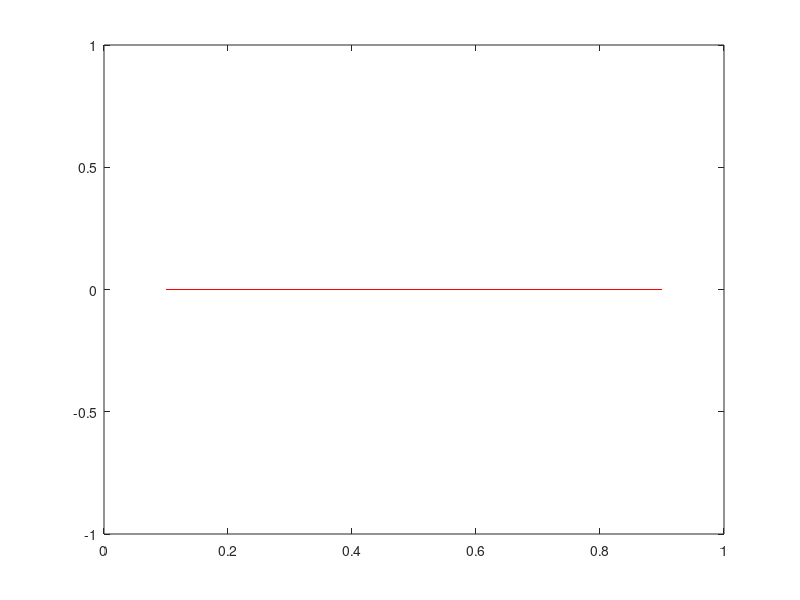

Reproduce this figure in MATLAB. (Note: this script raises an error after producing the figure.)
%%%%%%%%%%%%%%%%%%%%%%%%%%%%%%%%%%%%%%%%%%%%%%%%%%%%%%%%%%%%%
% AM 260, UC Santa Cruz
% Written by Prof. Dongwook Lee
% A template code for solving the 1D linear scalar equation
% u_t + a u_x = 0 using the upwind method
%%%%%%%%%%%%%%%%%%%%%%%%%%%%%%%%%%%%%%%%%%%%%%%%%%%%%%%%%%%%%


clf;
clear all;
disp('Solving a linear advection problem:');


% take user's input for grid resolution
N=input('How many grid cells? = ');

% domain x_beg
xa=0;

% domain x_end
xb=1;

% grid delta
dx = (xb-xa)/N;

% two guardcells on each side
ngc=2;

% initialize your grid
x(ngc+1:N+ngc)=linspace(xa+0.5*dx,xb-0.5*dx,N);
for i=1:ngc;
    x(i)       = x(ngc+1) - i*dx;
    x(i+N+ngc) = x(N+ngc) + i*dx;
end
    
%initialize to zero
u(1:N+2*ngc)=0.;
u_init = u;


% choose an initial profile
disp('Choose IC:');
disp('[1] Square or [2] sine wave');
ICtype = input('IC type= ');

% setup IC
if (ICtype == 1)
    %square wave
    for i=ngc+1:N+ngc;
        if abs(x(i)-0.5)<0.2;
            u(i) = 1;
        else
            u(i) = 0;
        end
    end
elseif (ICtype == 2)
    %sin wave
    u(ngc+1:N+ngc)=sin(2.*pi*x(ngc+1:N+ngc));
end


%periodic BC for both square and sine waves
u(1)=u(N+ngc-1);
u(2)=u(N+ngc);
u(N+ngc+1)=u(ngc+1);
u(N+ngc+2)=u(ngc+2);

% get ready
uNnew = u;
u_init = u;


% take user's input for the advection velocity
c   = input('advection velocity c = ');

% take user's input for CFL
cfl = input('CFL = ');


%compute dt based on the CFL number
dt=cfl*dx/abs(c);

% take user's input for a number of turns to simulate
Ncycle=input('How many advection cycles over the periodic domain? = ');

% set your clock to zero
t=0;

% set tmax based on the number of turns
tmax=Ncycle*(xb-xa)/abs(c);

% plot the IC and wait
grid on;
plot(x(ngc+1:N+ngc),u(ngc+1:N+ngc),'r');
pause

while t<tmax;
    
    for i=ngc+1:N+ngc;

        uNew(i) = upwind(u(i),u(i-1),c,dt,dx);

    end
    
    % update the clock
    t=t+dt;

    % apply periodic BC
    uNew(1)=uNew(N+ngc-1);
    uNew(2)=uNew(N+ngc);
    uNew(N+ngc+1)=uNew(ngc+1);
    uNew(N+ngc+2)=uNew(ngc+2);
  
    % update the solution
    u=uNew;
    
    % plot
    grid on;
    plot(x(ngc+1:N+ngc),u(ngc+1:N+ngc),'ro-')
    
    % make a movie
    pause(0.1)
end

hold on
plot(x(ngc+1:N+ngc),u(ngc+1:N+ngc),'ro-')
plot(x(ngc+1:N+ngc),u_init(ngc+1:N+ngc),'b')



